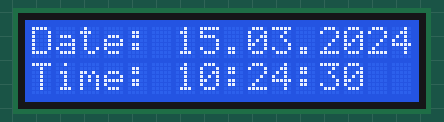
Bench run of a sketch on a simulated Arduino Uno, built with avr-gcc and run on an emulated ATmega328P. Shown: 16×2 character LCD. The local clock reads 2024-03-15 10:24:30 at power-on unless the sketch sets it.

Above: at 0.2 s.
At 4.3 s:
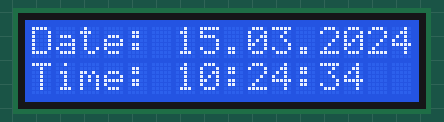
At 9.5 s:
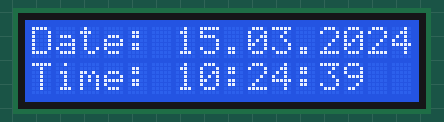
At 18.8 s:
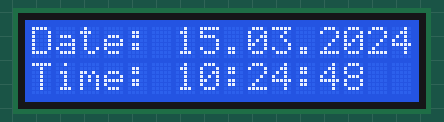
At 28.1 s:
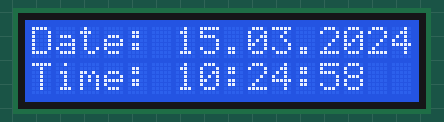
At 38.5 s:
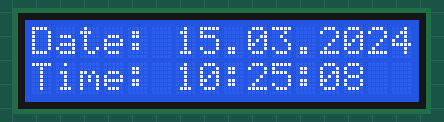

The sketch:

project2.ino
```cpp
/*
 * โปรเจคโปรแกรมที่ 2
 * นาฬิกาไทยประดิษฐ์
 * Coding : CoderMan
 * เซนเซอร์ คือ RTC 1.1
*/
#include <DS3231.h> // เรียกใช้ module เวลาจริง
#include <LiquidCrystal_I2C.h> // เรือกใช้ module หน้าจอ
#include <Wire.h> // เรียกใช้ module ระบุชื่อสาย
LiquidCrystal_I2C output(0x27, 16, 2); // เตรียมแสดงผลหน้าจอ
DS3231 rtc(SDA, SCL); //
void setup(){
  output.begin(16, 2); // เตรียมแสดงผลหน้าจอ
  output.init(); // เตรียมแสดงผลหน้าจอ
  output.backlight(); // เตรียมแสดงผลหน้าจอ
  output.setCursor(0, 0); // จัดการลักษณะแสดงผล
  rtc.begin(); // เริ่ม sensor ทํางาน
}

void loop(){
  char *day = rtc.getDOWStr(); // เอาวัน ปล. ส่วนนี้ไม่ได้แสดงผล เขียนไว้เพื่อพัฒนาต่อในอนาคต
  char *date = rtc.getDateStr(); // เอาวันที่
  char *daytime = rtc.getTimeStr(); // เอาเวลา
  output.setCursor(0, 0); // แสดงผลเวลาตรงบรรทัดแรก
  output.print("Date: "); // แสดงผลเวลาตรงบรรทัดแรก
  output.print(date); // แสดงผลเวลาตรงบรรทัดแรก
  output.setCursor(0, 1); // แสดงผลเวลาตรงบรรทัดที่สอง
  output.print("Time: "); // แสดงผลเวลาตรงบรรทัดที่สอง
  output.print(daytime); // แสดงผลเวลาตรงบรรทัดที่สอง
  delay(1000); // รอ 1 วินาที
}
```

Measured:
- what the display in image 1 shows lasts 1.0 s, from 4.3 s to 5.3 s
